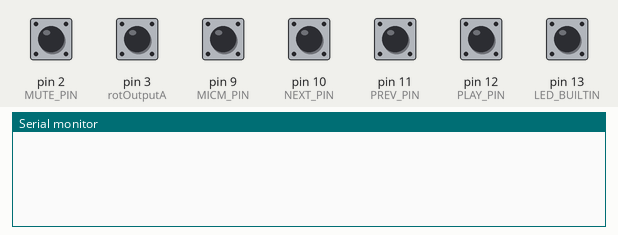
This sketch was run on a simulated Arduino Leonardo, built with avr-gcc and run on an emulated ATmega32U4. Parts: the last lines printed to the serial monitor. The test bench sets the inputs (shaded band); at power-on: pin 2 (MUTE_PIN), pin 3 (rotOutputA), pin 9 (MICM_PIN), pin 10 (NEXT_PIN), pin 11 (PREV_PIN), pin 12 (PLAY_PIN), pin 13 (LED_BUILTIN) HIGH. USB keyboard and mouse output is not drawn.

Above: at 1.2 s.
1.3 s: pin 2 (MUTE_PIN) pulled LOW for 0.15 s
At 2.5 s:
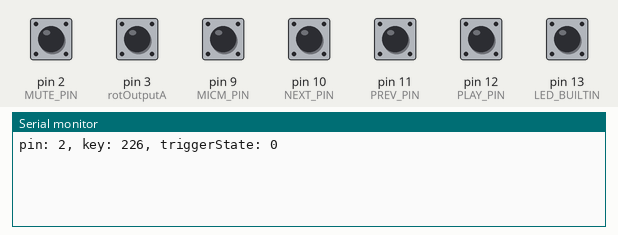
2.9 s: pin 9 (MICM_PIN) pulled LOW for 0.15 s
At 3.7 s:
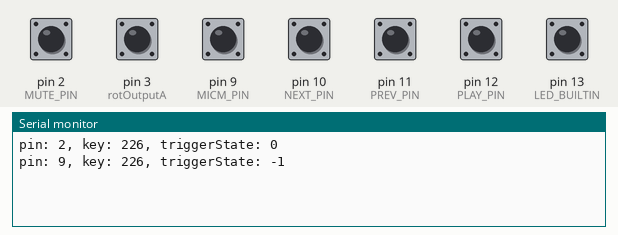
4.5 s: pin 10 (NEXT_PIN) pulled LOW for 0.15 s
At 5.0 s:
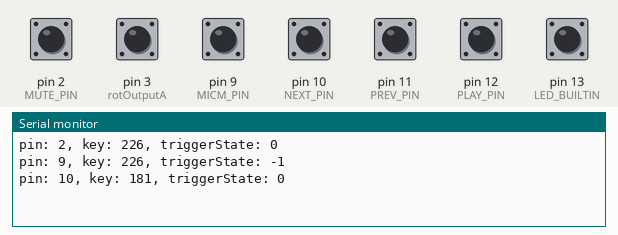
6.1 s: pin 11 (PREV_PIN) pulled LOW for 0.15 s
At 7.3 s:
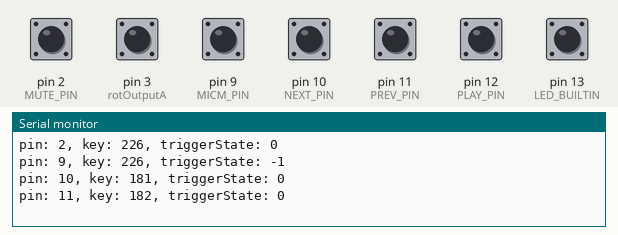
7.7 s: pin 12 (PLAY_PIN) pulled LOW for 0.15 s
At 8.7 s:
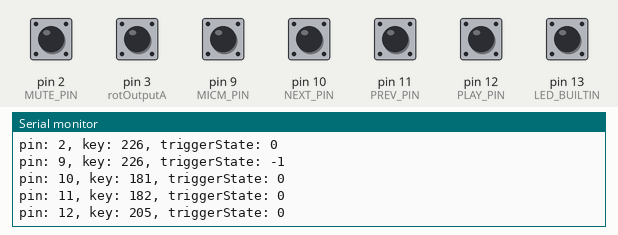
Timing chart, 0 to 10.3 s (numbered marks = the images above; inputs shaded):
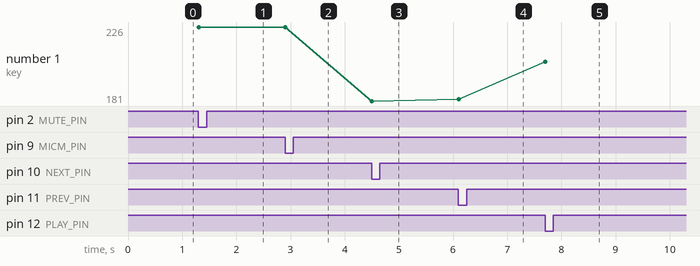

Measured:
- after the input at 1.3 s, the serial monitor: prints a new line at once (image 1)
- after the input at 2.9 s, the serial monitor: prints a new line at once (image 2)
- after the input at 4.5 s, the serial monitor: prints a new line at once (image 3)
- after the input at 6.1 s, the serial monitor: prints a new line at once (image 4)
- after the input at 7.7 s, the serial monitor: prints a new line at once (image 5)
- plotted number 1: 226 → 181 after the input at 4.5 s, 181 → 182 after the input at 6.1 s, 182 → 205 after the input at 7.7 s

The sketch:

ImprovedKeyboard.ino
```cpp
// (licence header left out)
#include "HID-Project.h"
#define ALL_STATES -1
#define BUTTON_NO   5
#define NEXT_PIN   10
#define PREV_PIN   11
#define PLAY_PIN   12
#define MUTE_PIN    2
#define MICM_PIN    9

class button {
  private:
    int triggerState;
  public:
    int pin, key, state, prevState, delay;
    unsigned long changeTime;
    explicit button(int pin, int key, int triggerState):
      pin(pin), key(key), state(HIGH), prevState(HIGH), triggerState(triggerState), changeTime(millis()), delay(100) {
      pinMode(pin, INPUT_PULLUP);
    }
    bool shouldTrigger() {
      if (triggerState == ALL_STATES) return true;
      return state == triggerState;
    }
    virtual void callback() = 0;
    String string() {
      return String("pin: " + String(pin) + ", key: " + String(key) + ", triggerState: " + String(triggerState));
    }
};

class mediaButton: public button {
    using button::button;
    void callback() {
      Consumer.write(key);
    }
};

class micMuteButton: public button {
    using button::button;
    void callback() {
      Keyboard.press(KEY_LEFT_GUI);
      Keyboard.press(KEY_F4);
      Keyboard.releaseAll();
      int ledState = digitalRead(LED_BUILTIN);
      digitalWrite(LED_BUILTIN, !ledState);
    }
};

button *allButtons[BUTTON_NO];

const int rotOutputA = 3;
const int rotOutputB = 4;
int aLastState;

void setup() {
  Serial.begin(9600);

  allButtons[0] = new mediaButton(NEXT_PIN, MEDIA_NEXT, LOW);
  allButtons[1] = new mediaButton(PREV_PIN, MEDIA_PREV, LOW);
  allButtons[2] = new mediaButton(PLAY_PIN, MEDIA_PLAY_PAUSE, LOW);
  allButtons[3] = new mediaButton(MUTE_PIN, MEDIA_VOL_MUTE, LOW);
  allButtons[4] = new micMuteButton(MICM_PIN, MEDIA_VOL_MUTE, ALL_STATES);
  allButtons[4]->delay = 300; // short click switches the mike for good

  digitalWrite(LED_BUILTIN, LOW);

  // Sends a clean report to the host. This is important on any Arduino type.
  Consumer.begin();
  Keyboard.begin();

  pinMode (rotOutputA, INPUT);
  pinMode (rotOutputB, INPUT);
  aLastState = digitalRead(rotOutputA);
}


unsigned long nowTime;
int aState;

void loop() {
  // ROTARY ENCODER
  aState = digitalRead(rotOutputA);
  if (aState != aLastState) {
    if (digitalRead(rotOutputB) == aState) {
      Consumer.write(MEDIA_VOL_UP);
    } else {
      Consumer.write(MEDIA_VOL_DOWN);
    }
  }
  aLastState = aState;

  // BUTTONS
  nowTime = millis();
  for (int i = 0; i < BUTTON_NO; i++) {
    allButtons[i]->state = digitalRead(allButtons[i]->pin);
    // this fancy debounce mechanism is needed because the rotary encoder won't work with a normal delay(100)
    if (nowTime - allButtons[i]->changeTime > allButtons[i]->delay && allButtons[i]->prevState != allButtons[i]->state) {
      allButtons[i]->changeTime = nowTime;
      if (allButtons[i]->shouldTrigger()) {
        allButtons[i]->callback();
        Serial.println(allButtons[i]->string());
      }
    }
    allButtons[i]->prevState = allButtons[i]->state;
  }
}
```
